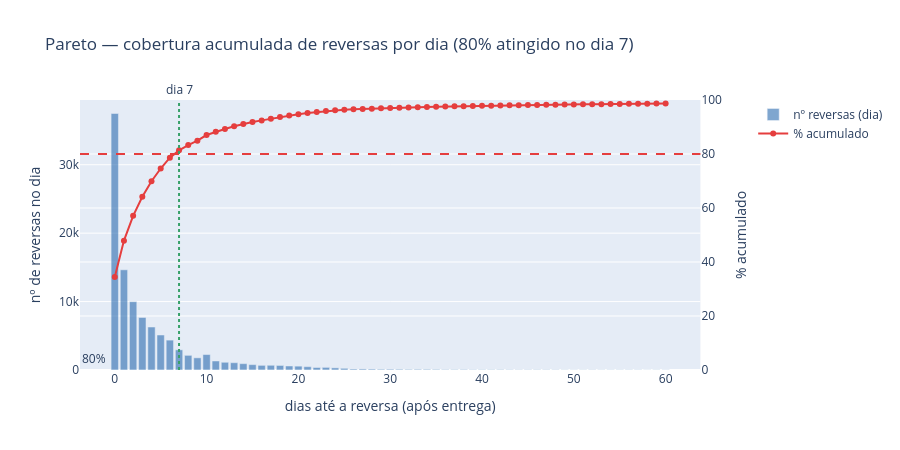

This figure's notebook cell:
### Markdown cell above
## 3.1 Pareto — dias até a reversa vs. % acumulado coberto

A partir de quantos dias após a entrega já cobrimos 80% das reversas?

### Code cell
MAX_DIAS_PARETO = 60  # janela de leitura do pareto (dias)

dias_int = dfv["dias_ate_reversa"].clip(lower=0).apply(np.floor).astype(int)
contagem_dia = dias_int.value_counts().sort_index()
contagem_dia = contagem_dia.reindex(range(0, contagem_dia.index.max() + 1), fill_value=0)

pareto = contagem_dia.reset_index()
pareto.columns = ["dia", "n_reversas"]
pareto["pct_acumulado"] = pareto["n_reversas"].cumsum() / pareto["n_reversas"].sum() * 100

# dia em que se atinge >=80% (e outros marcos úteis)
marcos_pareto = {}
for alvo in [50, 80, 90, 95]:
    linha = pareto[pareto["pct_acumulado"] >= alvo].iloc[0]
    marcos_pareto[alvo] = int(linha["dia"])
    print(f">= {alvo}% das reversas cobertas a partir de {int(linha['dia'])} dias após a entrega")

dia_80 = marcos_pareto[80]

pareto_plot = pareto[pareto["dia"] <= MAX_DIAS_PARETO].copy()

fig = make_subplots(specs=[[{"secondary_y": True}]])
fig.add_trace(go.Bar(x=pareto_plot["dia"], y=pareto_plot["n_reversas"], name="nº reversas (dia)",
                      marker_color="#2b6cb0", opacity=0.6), secondary_y=False)
fig.add_trace(go.Scatter(x=pareto_plot["dia"], y=pareto_plot["pct_acumulado"], name="% acumulado",
                          mode="lines+markers", line=dict(color="#e53e3e")), secondary_y=True)
fig.add_hline(y=80, line_dash="dash", line_color="#e53e3e", secondary_y=True,
              annotation_text="80%", annotation_position="top left")
fig.add_vline(x=dia_80, line_dash="dot", line_color="#38a169",
              annotation_text=f"dia {dia_80}", annotation_position="top")
fig.update_yaxes(title_text="nº de reversas no dia", secondary_y=False)
fig.update_yaxes(title_text="% acumulado", range=[0, 100], secondary_y=True)
fig.update_xaxes(title_text="dias até a reversa (após entrega)")
fig.update_layout(title=f"Pareto — cobertura acumulada de reversas por dia (80% atingido no dia {dia_80})",
                   height=450)
fig.show()

### Figure 1 — Plotly figure (JSON) as saved in the notebook; plotly's stock layout.template omitted (floating-point values rounded to 4 significant figures)
{"data": [{"marker": {"color": "#2b6cb0"}, "name": "nº reversas (dia)", "opacity": 0.6, "type": "bar", "x": [0, 1, 2, 3, 4, 5, 6, 7, 8, 9, 10, 11, 12, 13, 14, 15, 16, 17, 18, 19, 20, 21, 22, 23, 24, 25, 26, 27, 28, 29, 30, 31, 32, 33, 34, 35, 36, 37, 38, 39, 40, 41, 42, 43, 44, 45, 46, 47, 48, 49, 50, 51, 52, 53, 54, 55, 56, 57, 58, 59, 60], "xaxis": "x", "y": [37489, 14643, 9989, 7674, 6282, 5116, 4369, 2946, 2141, 1778, 2257, 1320, 1128, 1068, 926, 784, 678, 690, 665, 588, 563, 483, 364, 383, 312, 246, 145, 153, 137, 116, 121, 116, 99, 107, 105, 97, 79, 77, 83, 65, 72, 71, 76, 63, 50, 54, 58, 57, 51, 36, 33, 37, 48, 40, 43, 41, 46, 43, 24, 37, 32], "yaxis": "y"}, {"line": {"color": "#e53e3e"}, "mode": "lines+markers", "name": "% acumulado", "type": "scatter", "x": [0, 1, 2, 3, 4, 5, 6, 7, 8, 9, 10, 11, 12, 13, 14, 15, 16, 17, 18, 19, 20, 21, 22, 23, 24, 25, 26, 27, 28, 29, 30, 31, 32, 33, 34, 35, 36, 37, 38, 39, 40, 41, 42, 43, 44, 45, 46, 47, 48, 49, 50, 51, 52, 53, 54, 55, 56, 57, 58, 59, 60], "xaxis": "x", "y": [34.46, 47.92, 57.1, 64.15, 69.92, 74.63, 78.64, 81.35, 83.32, 84.95, 87.03, 88.24, 89.28, 90.26, 91.11, 91.83, 92.45, 93.09, 93.7, 94.24, 94.76, 95.2, 95.53, 95.89, 96.17, 96.4, 96.53, 96.67, 96.8, 96.91, 97.02, 97.12, 97.22, 97.31, 97.41, 97.5, 97.57, 97.64, 97.72, 97.78, 97.84, 97.91, 97.98, 98.04, 98.08, 98.13, 98.19, 98.24, 98.29, 98.32, 98.35, 98.38, 98.43, 98.46, 98.5, 98.54, 98.58, 98.62, 98.65, 98.68, 98.71], "yaxis": "y2"}], "layout": {"annotations": [{"showarrow": false, "text": "80%", "x": 0, "xanchor": "left", "xref": "x domain", "y": 80, "yanchor": "bottom", "yref": "y"}, {"showarrow": false, "text": "dia 7", "x": 7, "xanchor": "center", "xref": "x", "y": 1, "yanchor": "bottom", "yref": "y domain"}], "height": 450, "shapes": [{"line": {"color": "#e53e3e", "dash": "dash"}, "type": "line", "x0": 0, "x1": 1, "xref": "x domain", "y0": 80, "y1": 80, "yref": "y2"}, {"line": {"color": "#38a169", "dash": "dot"}, "type": "line", "x0": 7, "x1": 7, "xref": "x", "y0": 0, "y1": 1, "yref": "y domain"}], "title": {"text": "Pareto — cobertura acumulada de reversas por dia (80% atingido no dia 7)"}, "xaxis": {"anchor": "y", "domain": [0.0, 0.94], "title": {"text": "dias até a reversa (após entrega)"}}, "yaxis": {"anchor": "x", "domain": [0.0, 1.0], "title": {"text": "nº de reversas no dia"}}, "yaxis2": {"anchor": "x", "overlaying": "y", "range": [0, 100], "side": "right", "title": {"text": "% acumulado"}}}}
